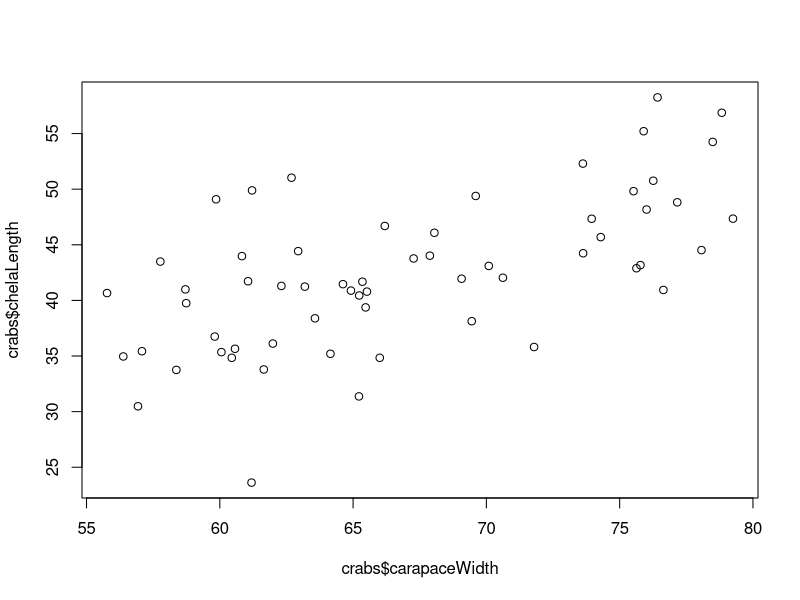

This chart was generated by the following R code: (Note: this script raises an error after producing the figure.)
# Simulate crabs

library(tidyverse)
library(patchwork)


set.seed(124)
sampleSize = 60
crabs <- data.frame(ID = 1:sampleSize, carapaceWidth = runif(n = sampleSize,min = 55,max = 80)) %>% #rnorm(n = 50, mean = 66, sd = 7)) %>%
  mutate(chelaLength = -2.93 + 0.676 * carapaceWidth + rnorm(n = sampleSize, mean = 0, sd = 6)) %>% 
  mutate(chelaLength = round(chelaLength,2)) %>% 
  mutate(carapaceWidth = round(carapaceWidth,2))

plot(crabs$carapaceWidth, crabs$chelaLength)

set.seed(12)

fightOutcome <- data.frame(focalCrab = sample(x = crabs$ID, size = sampleSize/2)) %>%
  mutate(opponentCrab = sample(x = crabs$ID[!crabs$ID %in% focalCrab], size = sampleSize/2)) %>%
  left_join(crabs, by = c("focalCrab" = "ID")) %>%
  left_join(crabs, by = c("opponentCrab" = "ID")) %>%
  rename(focal_carapaceWidth = carapaceWidth.x) %>%
  rename(opponent_carapaceWidth = carapaceWidth.y) %>%
  rename(focal_chelaLength = chelaLength.x) %>%
  rename(opponent_chelaLength = chelaLength.y) %>%
  mutate(relativeCarapaceWidth = focal_carapaceWidth / opponent_carapaceWidth) %>%
  mutate(relativeChelaLength = focal_chelaLength / opponent_chelaLength)


set.seed(123)
fightOutcome_2 <- fightOutcome %>%
  mutate(outcome = -8.5 + 8 * relativeChelaLength + 0.5 * relativeCarapaceWidth) %>%
  mutate(pr = 1 / (1 + exp(-outcome))) %>%
  mutate(y = rbinom(n = length(pr), size = 1, prob = pr)) %>% 
  mutate(fightOutcome = ifelse(y == 1,"won","lost")) 

# 
# 
# A <- ggplot(fightOutcome_2, aes(x = relativeCarapaceWidth, y = pr)) +
#   geom_point()
# 
# B <- ggplot(fightOutcome_2, aes(x = relativeChelaLength, y = pr)) +
#   geom_point()
# 
# A | B
# 
# # now feed it to glm:
# 
# mod1 <- glm(y ~ relativeCarapaceWidth, data = fightOutcome_2, family = "binomial")
# anova(mod1, test = "Chi")
# summary(mod1)
# 
# mod2 <- glm(y ~ relativeChelaLength, data = fightOutcome_2, family = "binomial")
# anova(mod2, test = "Chi")
# summary(mod2)
# 
# 
# mod3 <- glm(y ~ relativeChelaLength + relativeCarapaceWidth, data = fightOutcome_2, family = "binomial")
# anova(mod3, test = "Chi")
# summary(mod3)
# 
# mod4 <- glm(y ~ relativeChelaLength * relativeCarapaceWidth, data = fightOutcome_2, family = "binomial")
# anova(mod4, test = "Chi")
# summary(mod4)
# 
# 
# binomial_smooth <- function(...) {
#   geom_smooth(method = "glm", method.args = list(family = "binomial"), ...)
# }
# 
# 
# 
# 
# C <- ggplot(fightOutcome_2, aes(x = relativeCarapaceWidth, y = y)) +
#   geom_point() +
#   binomial_smooth()
# 
# D <- ggplot(fightOutcome_2, aes(x = relativeChelaLength, y = y)) +
#   geom_point() +
#   binomial_smooth()
# 
# (A|B)/(C|D)

#Save the data ----
crabFights <- fightOutcome_2 %>% 
  select(focalCrab,opponentCrab,focal_carapaceWidth,focal_chelaLength, opponent_carapaceWidth,opponent_chelaLength,fightOutcome)

write.csv(x = crabFights,file = "CourseData/crabFights.csv", row.names = FALSE)
